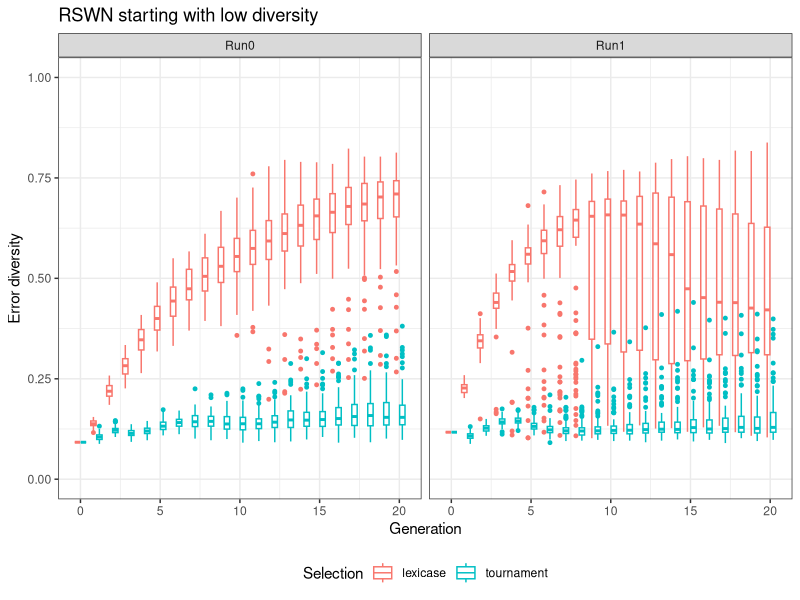
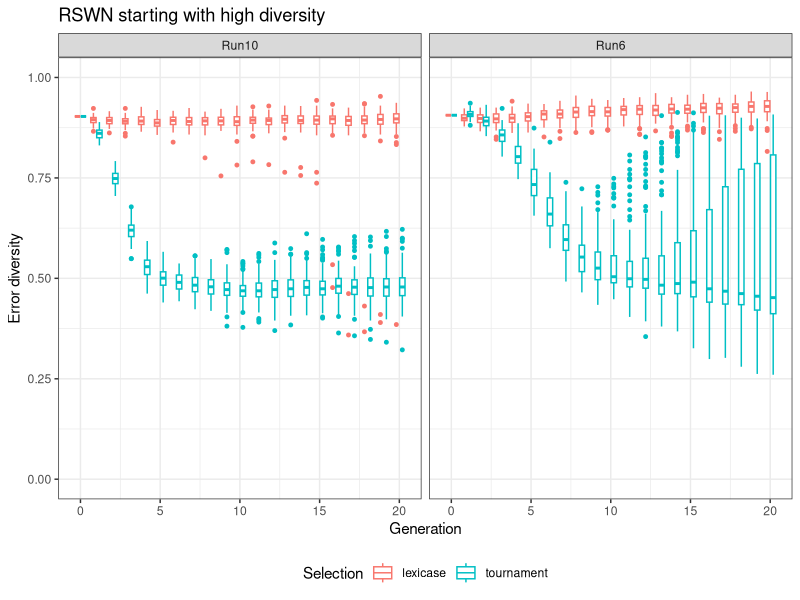
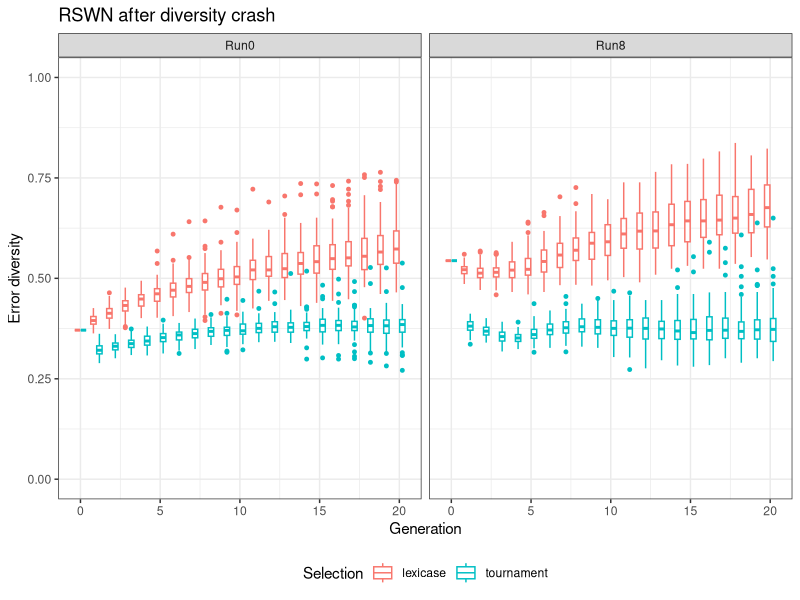
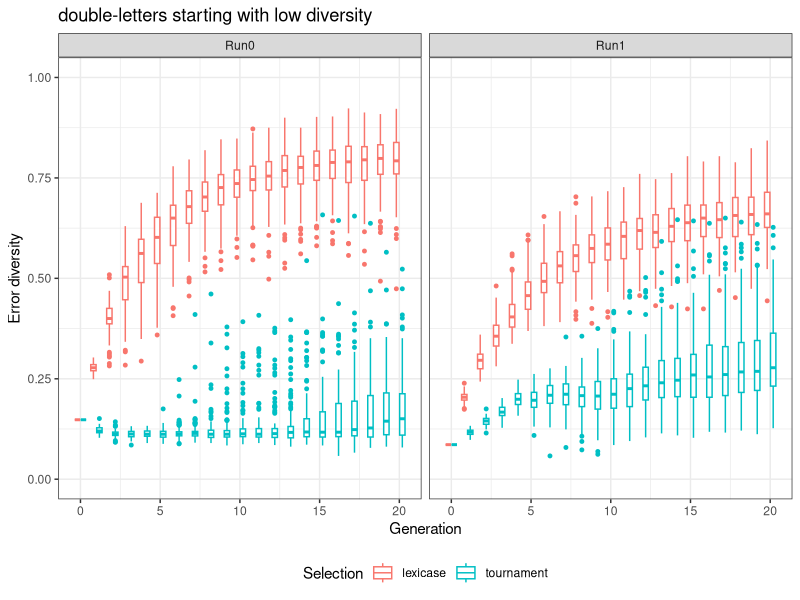
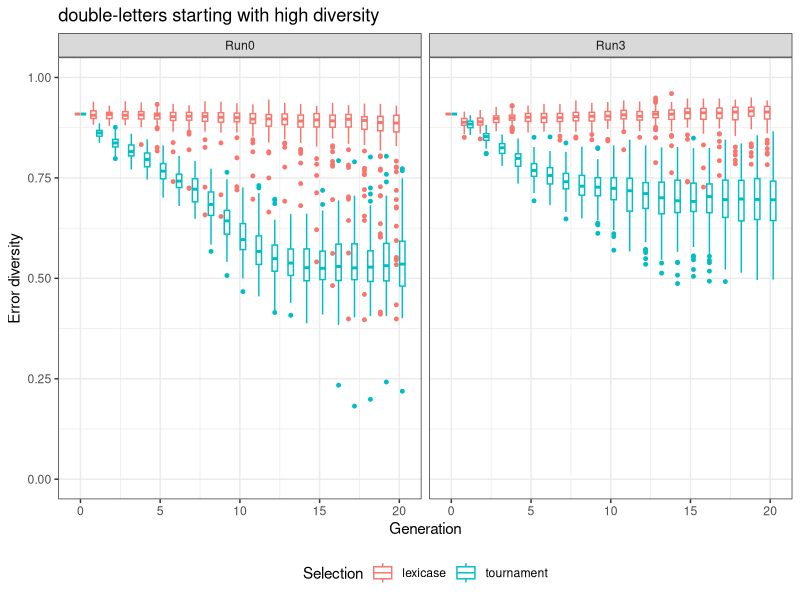
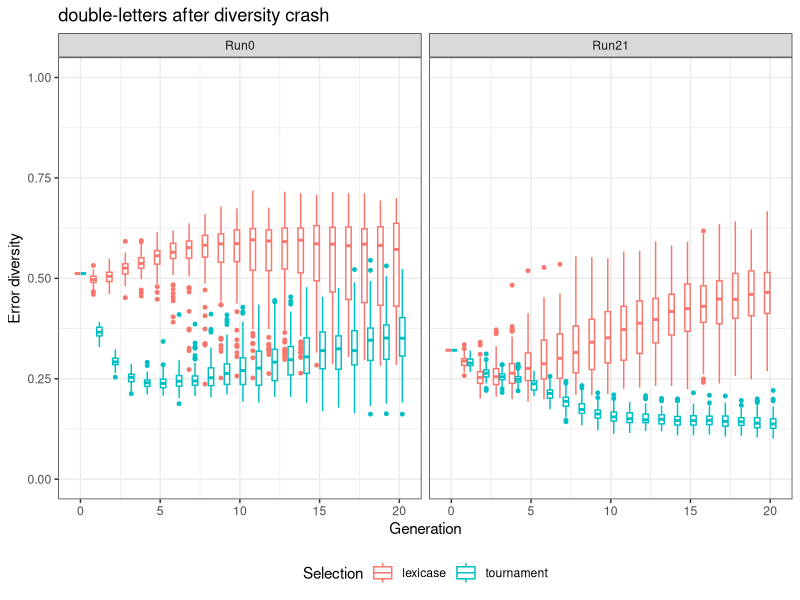

The R script that drew these images, in order:
## ---- chunk 1
library("ggplot2")

div15run0 <- read.csv("data/RSWN/div15run0.csv")
div15run1 <- read.csv("data/RSWN/div15run1.csv")
div90run6 <- read.csv("data/RSWN/div90run6.csv")
div90run10 <- read.csv("data/RSWN/div90run10.csv")
drop25run0 <- read.csv("data/RSWN/drop25run0.csv")
drop25run8 <- read.csv("data/RSWN/drop25run8.csv")

dl_div15run0 <- read.csv("data/DoubleLetters/double_letters_div15_run0.csv")
dl_div15run1 <- read.csv("data/DoubleLetters/double_letters_div15_run1.csv")
dl_div90run0 <- read.csv("data/DoubleLetters/double_letters_div90_run0.csv")
dl_div90run3 <- read.csv("data/DoubleLetters/double_letters_div90_run3.csv")
dl_drop25run0 <- read.csv("data/DoubleLetters/double_letters_drop_25_run0.csv")
dl_drop25run21 <- read.csv("data/DoubleLetters/double_letters_drop_25_run21.csv")
## ---- chunk 2
#for (d in list(div15run0, div15run1, div90run6, div90run10, drop25run0, drop25run8)) {
#  d$selection <- sapply(strsplit(as.character(d$method), "-"), function(l) l[[3]])
#  print(names(d))
#}

div15run0$selection <- sapply(strsplit(as.character(div15run0$method), "-"), function(l) l[[3]])
div15run1$selection <- sapply(strsplit(as.character(div15run1$method), "-"), function(l) l[[3]])
div90run6$selection <- sapply(strsplit(as.character(div90run6$method), "-"), function(l) l[[3]])
div90run10$selection <- sapply(strsplit(as.character(div90run10$method), "-"), function(l) l[[3]])
drop25run0$selection <- sapply(strsplit(as.character(drop25run0$method), "-"), function(l) l[[3]])
drop25run8$selection <- sapply(strsplit(as.character(drop25run8$method), "-"), function(l) l[[3]])

dl_div15run0$selection <- sapply(strsplit(as.character(dl_div15run0$method), "-"), function(l) l[[3]])
dl_div15run1$selection <- sapply(strsplit(as.character(dl_div15run1$method), "-"), function(l) l[[3]])
dl_div90run0$selection <- sapply(strsplit(as.character(dl_div90run0$method), "-"), function(l) l[[3]])
dl_div90run3$selection <- sapply(strsplit(as.character(dl_div90run3$method), "-"), function(l) l[[3]])
dl_drop25run0$selection <- sapply(strsplit(as.character(dl_drop25run0$method), "-"), function(l) l[[3]])
dl_drop25run21$selection <- sapply(strsplit(as.character(dl_drop25run21$method), "-"), function(l) l[[3]])

div15run0$run <- sapply(strsplit(as.character(div15run0$method), "-"), function(l) l[[2]])
div15run1$run <- sapply(strsplit(as.character(div15run1$method), "-"), function(l) l[[2]])
div90run6$run <- sapply(strsplit(as.character(div90run6$method), "-"), function(l) l[[2]])
div90run10$run <- sapply(strsplit(as.character(div90run10$method), "-"), function(l) l[[2]])
drop25run0$run <- sapply(strsplit(as.character(drop25run0$method), "-"), function(l) l[[2]])
drop25run8$run <- sapply(strsplit(as.character(drop25run8$method), "-"), function(l) l[[2]])

dl_div15run0$run <- sapply(strsplit(as.character(dl_div15run0$method), "-"), function(l) l[[2]])
dl_div15run1$run <- sapply(strsplit(as.character(dl_div15run1$method), "-"), function(l) l[[2]])
dl_div90run0$run <- sapply(strsplit(as.character(dl_div90run0$method), "-"), function(l) l[[2]])
dl_div90run3$run <- sapply(strsplit(as.character(dl_div90run3$method), "-"), function(l) l[[2]])
dl_drop25run0$run <- sapply(strsplit(as.character(dl_drop25run0$method), "-"), function(l) l[[2]])
dl_drop25run21$run <- sapply(strsplit(as.character(dl_drop25run21$method), "-"), function(l) l[[2]])

div15run0$start <- sapply(strsplit(as.character(div15run0$method), "-"), function(l) l[[1]])
div15run1$start <- sapply(strsplit(as.character(div15run1$method), "-"), function(l) l[[1]])
div90run6$start <- sapply(strsplit(as.character(div90run6$method), "-"), function(l) l[[1]])
div90run10$start <- sapply(strsplit(as.character(div90run10$method), "-"), function(l) l[[1]])
drop25run0$start <- sapply(strsplit(as.character(drop25run0$method), "-"), function(l) l[[1]])
drop25run8$start <- sapply(strsplit(as.character(drop25run8$method), "-"), function(l) l[[1]])

dl_div15run0$start <- sapply(strsplit(as.character(dl_div15run0$method), "-"), function(l) l[[1]])
dl_div15run1$start <- sapply(strsplit(as.character(dl_div15run1$method), "-"), function(l) l[[1]])
dl_div90run0$start <- sapply(strsplit(as.character(dl_div90run0$method), "-"), function(l) l[[1]])
dl_div90run3$start <- sapply(strsplit(as.character(dl_div90run3$method), "-"), function(l) l[[1]])
dl_drop25run0$start <- sapply(strsplit(as.character(dl_drop25run0$method), "-"), function(l) l[[1]])
dl_drop25run21$start <- sapply(strsplit(as.character(dl_drop25run21$method), "-"), function(l) l[[1]])
## ---- chunk 3
update_geom_defaults("point", list(colour = NULL, alpha=0.05))
## ---- chunk 4
div15 = rbind(div15run0, div15run1)

ggplot(div15, aes(x=generation, y=error_vector_diversity, color=selection)) + 
  geom_boxplot(aes(group=interaction(generation, selection)), outlier.size=1) + 
  ylim(0, 1) +
  labs(title = "RSWN starting with low diversity", x="Generation", y="Error diversity", color="Selection") +
  facet_grid(. ~ run) +
  theme_bw() + 
  theme(legend.position = "bottom")
## ---- chunk 5
div90 = rbind(div90run6, div90run10)

ggplot(div90, aes(x=generation, y=error_vector_diversity, color=selection)) + 
  geom_boxplot(aes(group=interaction(generation, selection)), outlier.size=1) + 
  ylim(0, 1) +
  labs(title = "RSWN starting with high diversity", x="Generation", y="Error diversity", color="Selection") +
  facet_grid(. ~ run) +
  theme_bw() + 
  theme(legend.position = "bottom")
## ---- chunk 6
drop25 = rbind(drop25run0, drop25run8)

ggplot(drop25, aes(x=generation, y=error_vector_diversity, color=selection)) + 
  geom_boxplot(aes(group=interaction(generation, selection)), outlier.size=1) + 
  ylim(0, 1) +
  labs(title = "RSWN after diversity crash", x="Generation", y="Error diversity", color="Selection") +
  facet_grid(. ~ run) +
  theme_bw() + 
  theme(legend.position = "bottom")
## ---- chunk 7
dl_div15 = rbind(dl_div15run0, dl_div15run1)

ggplot(dl_div15, aes(x=generation, y=error_vector_diversity, color=selection)) + 
  geom_boxplot(aes(group=interaction(generation, selection)), outlier.size=1) + 
  ylim(0, 1) +
  labs(title = "double-letters starting with low diversity", x="Generation", y="Error diversity", color="Selection") +
  facet_grid(. ~ run) +
  theme_bw() + 
  theme(legend.position = "bottom")
## ---- chunk 8
dl_div90 = rbind(dl_div90run0, dl_div90run3)

ggplot(dl_div90, aes(x=generation, y=error_vector_diversity, color=selection)) + 
  geom_boxplot(aes(group=interaction(generation, selection)), outlier.size=1) + 
  ylim(0, 1) +
  labs(title = "double-letters starting with high diversity", x="Generation", y="Error diversity", color="Selection") +
  facet_grid(. ~ run) +
  theme_bw() + 
  theme(legend.position = "bottom")
## ---- chunk 9
dl_drop25 = rbind(dl_drop25run0, dl_drop25run21)

ggplot(dl_drop25, aes(x=generation, y=error_vector_diversity, color=selection)) + 
  geom_boxplot(aes(group=interaction(generation, selection)), outlier.size=1) + 
  ylim(0, 1) +
  labs(title = "double-letters after diversity crash", x="Generation", y="Error diversity", color="Selection") +
  facet_grid(. ~ run) +
  theme_bw() + 
  theme(legend.position = "bottom")
